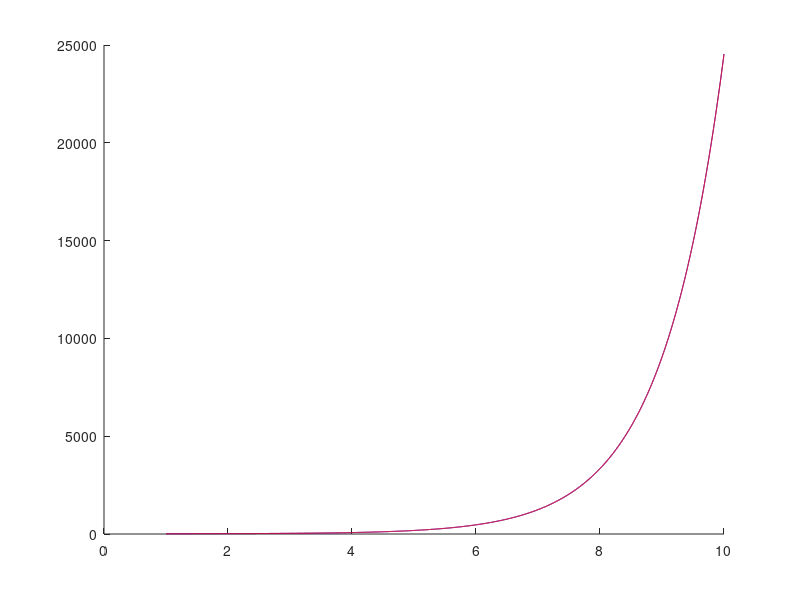

This chart was generated by the following MATLAB code:
y_prime = @(x,y) cos(x)+log(x)+ exp(x) +y/10; % log(x) = ln(x)
y_prime_prime_x= @(x,y) sin(x) + 1/x + exp(x) +0;
y_prime_prime_y = @(x,y) 1/10;
y0 = 12;

a = 1; 
b = 10; 
h = 10^-3;
ord = [];
absc = [];
y = y0;
% c'est taylor
for (x=a:h:b)
    y = y + y_prime(x,y).*h+(h^2/2)*(y_prime_prime_x(x,y)+y_prime(x,y)*y_prime_prime_y(x,y));
    absc= [ absc , x];
    ord = [ord, y];
end



ord1 = [];
absc1 = [];
y = 12;
% c'est euler c'est pour vérifier les résultats
for (x=a:h:b)
    y = y + y_prime(x,y).*h;
    absc1= [ absc1 , x];
    ord1 = [ord1, y];
end

hold on
plot (absc , ord, 'b')
plot (absc1, ord1, 'r')